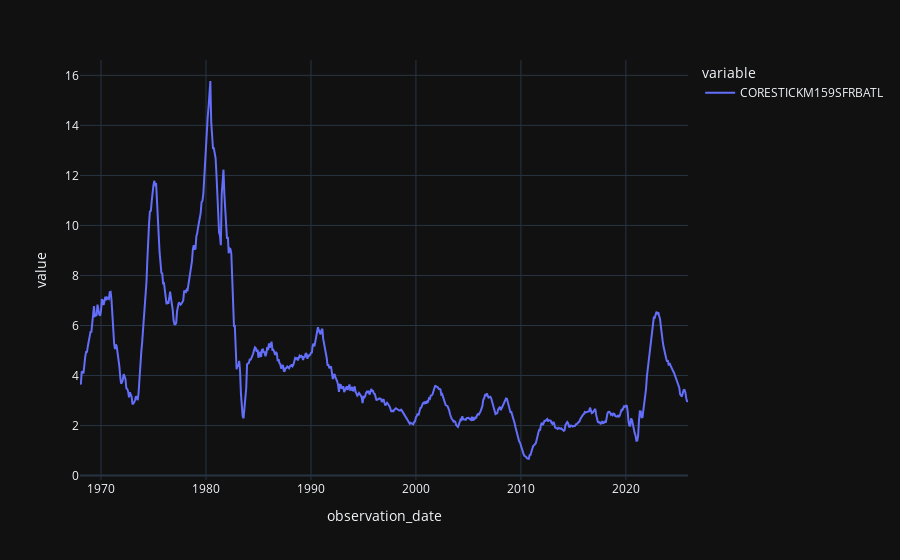

The code cell stored with this chart in its notebook:
### Code cell
df1.plot()

### Figure 1 — Plotly figure (JSON) as saved in the notebook; plotly's stock layout.template omitted (floating-point values rounded to 4 significant figures; data arrays with more than 128 entries replaced by an {"elided": "..."} marker saying what was removed)
{"data": [{"hovertemplate": "variable=CORESTICKM159SFRBATL<br>observation_date=%{x}<br>value=%{y}<extra></extra>", "legendgroup": "CORESTICKM159SFRBATL", "line": {"color": "#636efa", "dash": "solid"}, "marker": {"symbol": "circle"}, "mode": "lines", "name": "CORESTICKM159SFRBATL", "orientation": "v", "showlegend": true, "type": "scatter", "x": {"elided": "696 str values"}, "xaxis": "x", "y": {"elided": "696 float values"}, "yaxis": "y"}], "layout": {"legend": {"title": {"text": "variable"}, "tracegroupgap": 0}, "margin": {"t": 60}, "xaxis": {"anchor": "y", "domain": [0, 1], "title": {"text": "observation_date"}}, "yaxis": {"anchor": "x", "domain": [0, 1], "title": {"text": "value"}}}}
